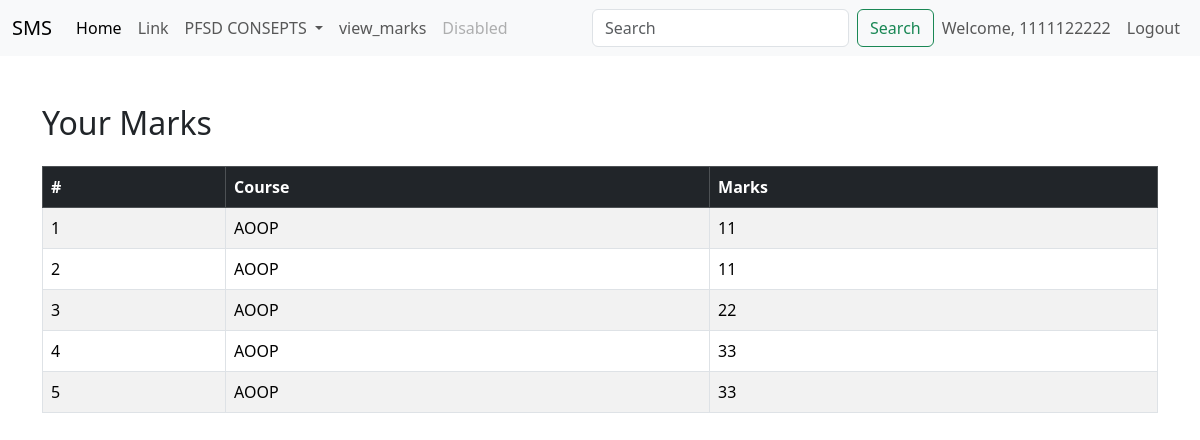
Screenshot of /studentapp/view_marks/ (signed in) with the database file from the repository.
### facultyapp/models.py (models this page shows, shortened)
class Marks(models.Model):
    COURSE_CHOICE = [
        ('AOOP', 'Advanced Object Oriented Programming'),
        ('PFSD', 'Python Full Stack Developments'),
    ]
    student = models.ForeignKey(StudentList, on_delete=models.CASCADE)
    course = models.CharField(max_length=50, choices=COURSE_CHOICE)
    marks = models.IntegerField()

### studentapp/views.py (the view)
# urls.py: path('view_marks/', views.view_marks, name='view_marks'),
def view_marks(request):
    user = request.user
    try:
        student_user = User.objects.get(username=user.username)
        student = StudentList.objects.get(Register_Number=student_user)
        marks = Marks.objects.filter(student=student)
        return render(request, 'studentapp/view_marks.html', {'marks': marks})
    except (StudentList.DoesNotExist, User.DoesNotExist):
        return render(request, 'studentapp/no_studentlist.html', {
            'error': 'No student record found for this user.'
        })

### templates/studentapp/view_marks.html (shortened to what this page needs)
{% extends 'Navbar/StudentNavbar.html' %}
{% load static %}
{% block body %}
<div class="container mt-5">
    {% if marks %}
        <h2 class="mb-4">Your Marks</h2>
        <div class="table-responsive">
            <table class="table table-bordered table-striped">
                <thead class="table-dark">
                    <tr>
                        <th>#</th>
                        <th>Course</th>
                        <th>Marks</th>
                    </tr>
                </thead>
                <tbody>
                    {% for mark in marks %}
                    <tr>
                        <td>{{ forloop.counter }}</td>
                        <td>{{ mark.course }}</td>
                        <td>{{ mark.marks }}</td>
                    </tr>
                    {% endfor %}
                </tbody>
            </table>
        </div>
    {% else %}
        <h2 class="text-danger">No marks available</h2>
    {% endif %}
</div>
{% endblock %}

### templates/Navbar/StudentNavbar.html (shortened to what this page needs)
<!DOCTYPE html>
<html lang="en">
<head>
    <link href="https://cdn.jsdelivr.net/npm/bootstrap@5.3.3/dist/css/bootstrap.min.css" rel="stylesheet">
</head>
<body>
<nav class="navbar navbar-expand-lg bg-body-tertiary">
  <div class="container-fluid">
    <a class="navbar-brand" href="{% url 'StudentHomePage' %}">SMS</a>
    <div class="collapse navbar-collapse" id="navbarSupportedContent">
      <ul class="navbar-nav me-auto mb-2 mb-lg-0">
        <li class="nav-item">
          <a class="nav-link active" aria-current="page" href="{% url 'StudentHomePage' %}">Home</a>
        </li>
        <li class="nav-item">
          <a class="nav-link" href="#">Link</a>
        </li>
        <li class="nav-item dropdown">
          <a class="nav-link dropdown-toggle" href="#" role="button" data-bs-toggle="dropdown" aria-expanded="false">
            PFSD CONSEPTS
          </a>
        </li>
        <li class="nav-item">
          <a class="nav-link" href="{% url 'view_marks' %}">view_marks</a>
        </li>
        <li class="nav-item">
          <a class="nav-link disabled" aria-disabled="true">Disabled</a>
        </li>
      </ul>
      <form class="d-flex" role="search">
        <input class="form-control me-2" type="search" placeholder="Search" aria-label="Search">
        <button class="btn btn-outline-success" type="submit">Search</button>
      </form>
    </div>
    <ul  class="navbar-nav ms-auto">
<li>
        {% if user.is_authenticated %}
        <li class="nav-item">
        <span class="nav-link">Welcome, {{ user.username }}</span>
    </li>
          <li class="nav-item">
          <a class="nav-link" href="{% url 'logout' %}">Logout</a>
          </li>
        {% endif %}
 </li>
      </ul>
  </div>
</nav>
{% block body %}
{% endblock %}
</body>
</html>

### rows the page displays
Marks: course "AOOP", marks "11"
Marks: course "AOOP", marks "11"
Marks: course "AOOP", marks "22"
Marks: course "AOOP", marks "33"
Marks: course "AOOP", marks "33"

### other values shown
{{ user.username }} "1111122222"
